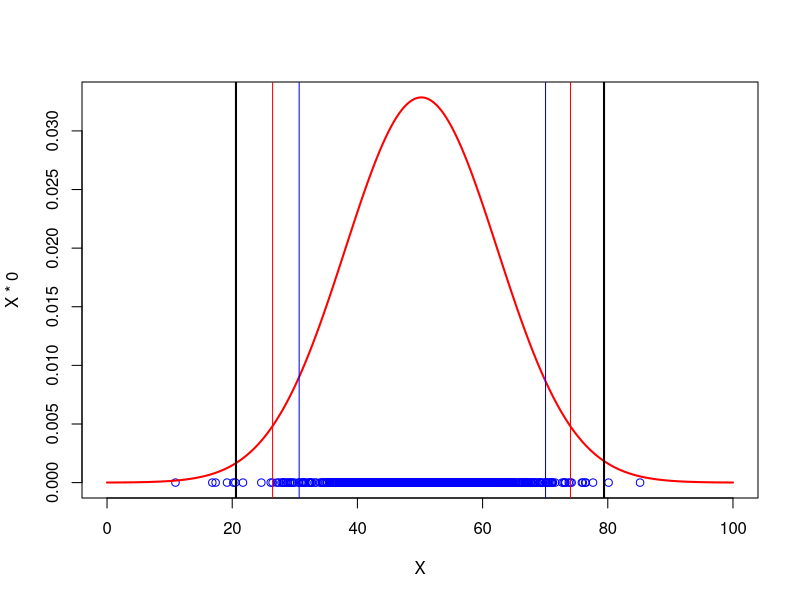

Source code (R):
# test.R

dmnorm <- function(x, mu, sigma, wt)
    sapply(x, function(z) sum(wt * dnorm(z, mu, sigma)))

N <- 1000
X <- rnorm(N,50,10)
w <- dnorm(X,50,10)
w <- w/sum(w)
xx <- seq(0, 100, length = 10001)
dens <- dmnorm(xx, X, 10, w) # try 50 / N

plot(X, X*0, type = "p", xlim = c(0, 100), ylim = c(0, max(w, dens)),
    col = "blue")
lines(xx, dens, col = "red", lwd = 2)

# compare quantiles
q_theory <- qnorm(c(0.025, 0.975), 50, 15)
abline(v = q_theory, col = "black", lwd = 2)

q_pf <- quantile(X, c(0.025, 0.975))
abline(v = q_pf, col = "blue")

quantile_dens <- function(x, mu, sigma, wt)
    sapply(x, function(z) sum(wt * pnorm(z, mu, sigma)))
q_f <- function(q, x, mu, sigma, wt)
    (quantile_dens(x, mu, sigma, wt) - q)^2
q_dens <- sapply(c(0.025, 0.975),
    function(q)
        optimize(q_f, range(xx), q = q, mu = X, sigma = 10, wt = w)$minimum
)
abline(v = q_dens, col = "red")
